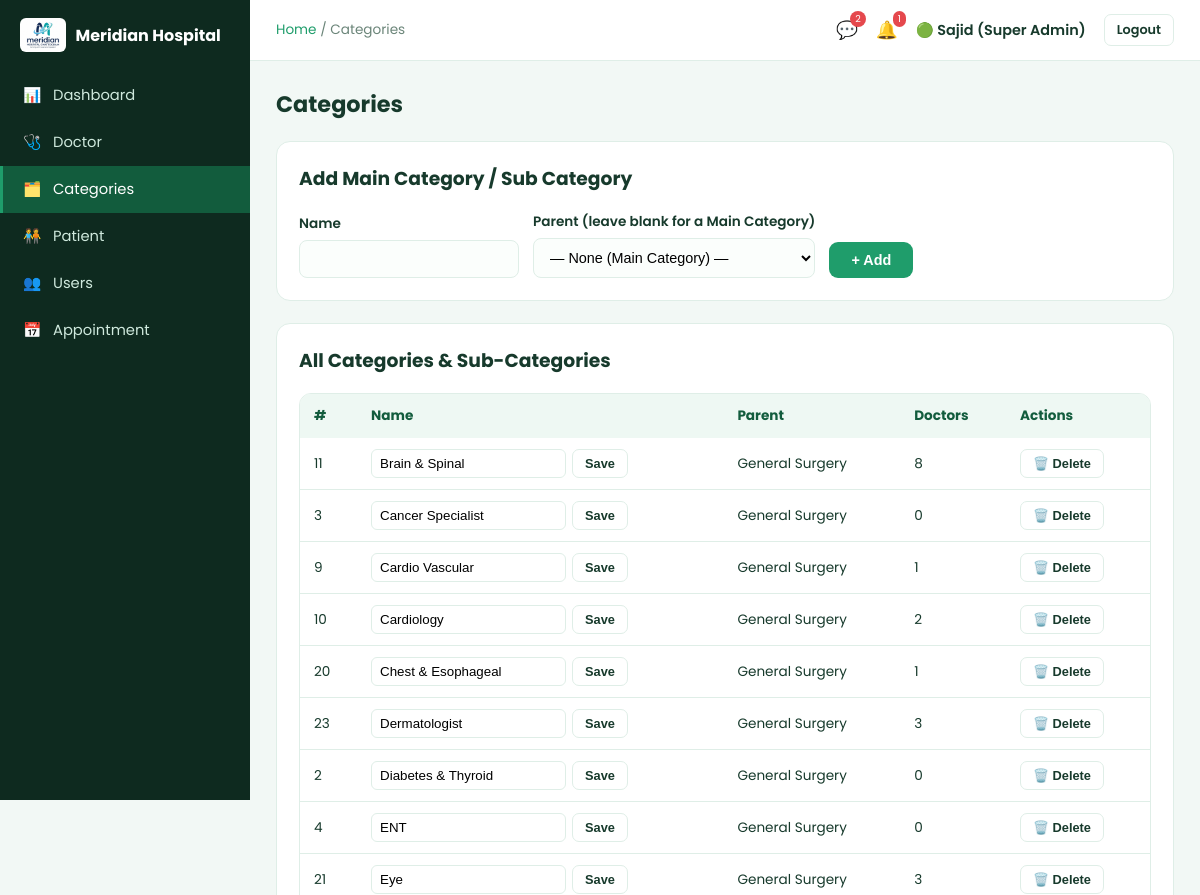
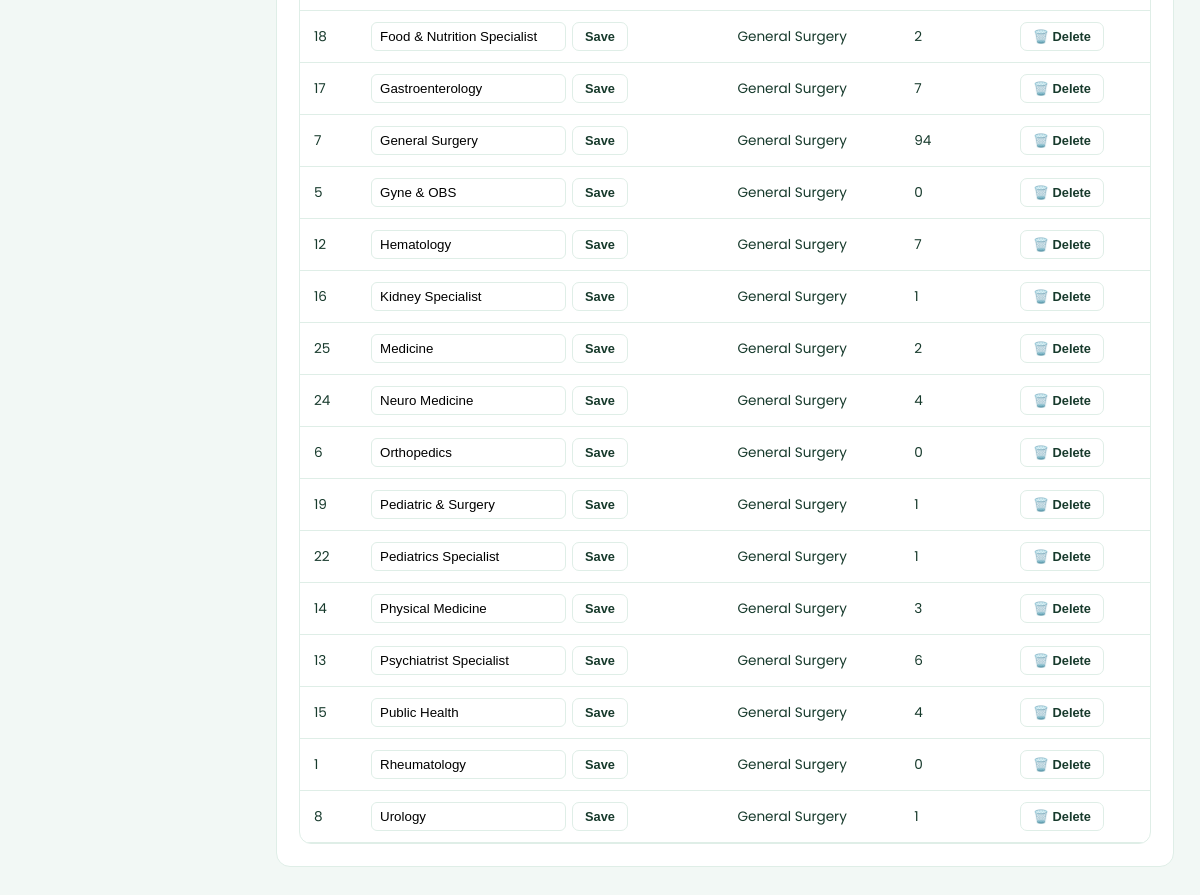
Screenshot of /admin/categories.php (signed in) with the database file from the repository (2 pictures, top to bottom).
### tables this page shows
CREATE TABLE `categories` (
  `id` INT UNSIGNED AUTO_INCREMENT PRIMARY KEY,
  `name` VARCHAR(150) NOT NULL,
  `parent_id` INT UNSIGNED DEFAULT NULL,
  `icon` VARCHAR(255) DEFAULT NULL,
  FOREIGN KEY (`parent_id`) REFERENCES `categories`(`id`) ON DELETE SET NULL
);

### includes/functions.php (called while the page is built, shortened)
<?php
function clean($str): string {
    return htmlspecialchars(trim($str ?? ''), ENT_QUOTES, 'UTF-8');
}

### admin/categories.php (the view, shortened to what this page needs)
<?php
require_once __DIR__ . '/../includes/functions.php';
$allCats = $pdo->query("
  SELECT c.*, p.name AS parent_name,
    (SELECT COUNT(*) FROM doctors d WHERE d.category_id = c.id OR d.sub_category_id = c.id) AS doctor_count
  FROM categories c LEFT JOIN categories p ON p.id = c.parent_id
  ORDER BY (c.parent_id IS NULL) DESC, p.name, c.name
")->fetchAll();
include __DIR__ . '/includes/head.php';
?>
<div class="a-content">
  <h1 class="a-page-title">Categories</h1>
  <div class="a-card">
    <h3>Add Main Category / Sub Category</h3>
    <form method="post" style="display:flex;gap:14px;flex-wrap:wrap;align-items:flex-end;">
      <div class="a-group" style="min-width:220px;"><label>Name</label><input name="name" required></div>
      <div class="a-group" style="min-width:220px;">
        <label>Parent (leave blank for a Main Category)</label>
        <select name="parent_id">
          <option value="">— None (Main Category) —</option>
        </select>
      </div>
      <button type="submit" class="a-btn">+ Add</button>
    </form>
  </div>
  <div class="a-card">
    <h3>All Categories &amp; Sub-Categories</h3>
    <div class="a-table-wrap">
      <table class="a-table">
        <thead><tr><th>#</th><th>Name</th><th>Parent</th><th>Doctors</th><th>Actions</th></tr></thead>
        <tbody>
          <?php foreach ($allCats as $c): ?>
            <tr>
              <td><?= $c['id'] ?></td>
              <td>
                <form method="post" style="display:flex;gap:6px;">
                  <input name="name" value="<?= clean($c['name']) ?>" style="border:1px solid var(--a-border);border-radius:6px;padding:5px 8px;">
                  <button class="a-btn a-btn-outline a-btn-sm" type="submit">Save</button>
                </form>
              </td>
              <td><?= $c['parent_name'] ? clean($c['parent_name']) : '<em>Main Category</em>' ?></td>
              <td><?= (int)$c['doctor_count'] ?></td>
              <td>
                <form method="post" onsubmit="return confirm('Delete this category?');" style="display:inline;">
                  <button class="a-btn a-btn-outline a-btn-sm" type="submit">🗑️ Delete</button>
                </form>
              </td>
            </tr>
          <?php endforeach; ?>
        </tbody>
      </table>
    </div>
  </div>
</div>
<?php include __DIR__ . '/includes/foot.php'; ?>

### assets/css/admin.css (style rules this page uses)
:root { --a-primary:#1f9d6b; --a-primary-dark:#125c3d; --a-bg:#f2f8f5; --a-sidebar:#0e2a1f; --a-sidebar-active:#1f9d6b; --a-border:#dfeee7; --a-card:#ffffff; --a-text:#173a2c; --a-muted:#6b8579; --a-yellow:#f2b705; --a-orange:#f08c2b; --a-red:#e5484d; --a-green:#22c55e; --a-blue:#3b82f6; }
* { box-sizing:border-box; }
body { margin:0; font-family:'Poppins','Segoe UI',sans-serif; background:var(--a-bg); color:var(--a-text); }
.a-content { padding:26px; }
.a-page-title { font-size:1.4rem; margin:0 0 20px; font-weight:700; }
.a-card { background:var(--a-card); border:1px solid var(--a-border); border-radius:14px; padding:22px; margin-bottom:22px; }
.a-card h3 { margin-top:0; }
.a-group label { display:block; font-weight:600; font-size:.85rem; margin-bottom:6px; }
.a-group input, .a-group select, .a-group textarea { width:100%; padding:10px 12px; border:1px solid var(--a-border); border-radius:8px; font-size:.9rem; background:#fbfefc; }
.a-btn { display:inline-flex; align-items:center; gap:8px; padding:10px 22px; border-radius:9px; border:none; background:var(--a-primary); color:#fff; font-weight:600; cursor:pointer; font-size:.9rem; transition:.2s; }
.a-btn-outline { background:transparent; border:1px solid var(--a-border); color:var(--a-text); }
.a-btn-sm { padding:6px 12px; font-size:.8rem; border-radius:7px; }
.a-table-wrap { overflow-x:auto; background:#fff; border-radius:12px; border:1px solid var(--a-border); }
table.a-table { width:100%; border-collapse:collapse; font-size:.85rem; white-space:nowrap; }
table.a-table th { background:#eef8f3; padding:12px 14px; text-align:left; font-weight:700; color:var(--a-primary-dark); position:sticky; top:0; }
table.a-table td { padding:11px 14px; border-bottom:1px solid var(--a-border); }

### rows the page displays
categories: id "11", name "Brain & Spinal", parent.name "General Surgery", doctor_count "8"
categories: id "3", name "Cancer Specialist", parent.name "General Surgery", doctor_count "0"
categories: id "9", name "Cardio Vascular", parent.name "General Surgery", doctor_count "1"
categories: id "10", name "Cardiology", parent.name "General Surgery", doctor_count "2"
categories: id "20", name "Chest & Esophageal", parent.name "General Surgery", doctor_count "1"
categories: id "23", name "Dermatologist", parent.name "General Surgery", doctor_count "3"
categories: id "2", name "Diabetes & Thyroid", parent.name "General Surgery", doctor_count "0"
categories: id "4", name "ENT", parent.name "General Surgery", doctor_count "0"
categories: id "21", name "Eye", parent.name "General Surgery", doctor_count "3"
categories: id "18", name "Food & Nutrition Specialist", parent.name "General Surgery", doctor_count "2"
categories: id "17", name "Gastroenterology", parent.name "General Surgery", doctor_count "7"
categories: id "7", name "General Surgery", doctor_count "94"
categories: id "5", name "Gyne & OBS", parent.name "General Surgery", doctor_count "0"
categories: id "12", name "Hematology", parent.name "General Surgery", doctor_count "7"
categories: id "16", name "Kidney Specialist", parent.name "General Surgery", doctor_count "1"
categories: id "25", name "Medicine", parent.name "General Surgery", doctor_count "2"
categories: id "24", name "Neuro Medicine", parent.name "General Surgery", doctor_count "4"
categories: id "6", name "Orthopedics", parent.name "General Surgery", doctor_count "0"
categories: id "19", name "Pediatric & Surgery", parent.name "General Surgery", doctor_count "1"
categories: id "22", name "Pediatrics Specialist", parent.name "General Surgery", doctor_count "1"
categories: id "14", name "Physical Medicine", parent.name "General Surgery", doctor_count "3"
categories: id "13", name "Psychiatrist Specialist", parent.name "General Surgery", doctor_count "6"
categories: id "15", name "Public Health", parent.name "General Surgery", doctor_count "4"
categories: id "1", name "Rheumatology", parent.name "General Surgery", doctor_count "0"
categories: id "8", name "Urology", parent.name "General Surgery", doctor_count "1"

### other values shown
$breadcrumb "Categories"
current_user()['name'] "Sajid (Super Admin)"
